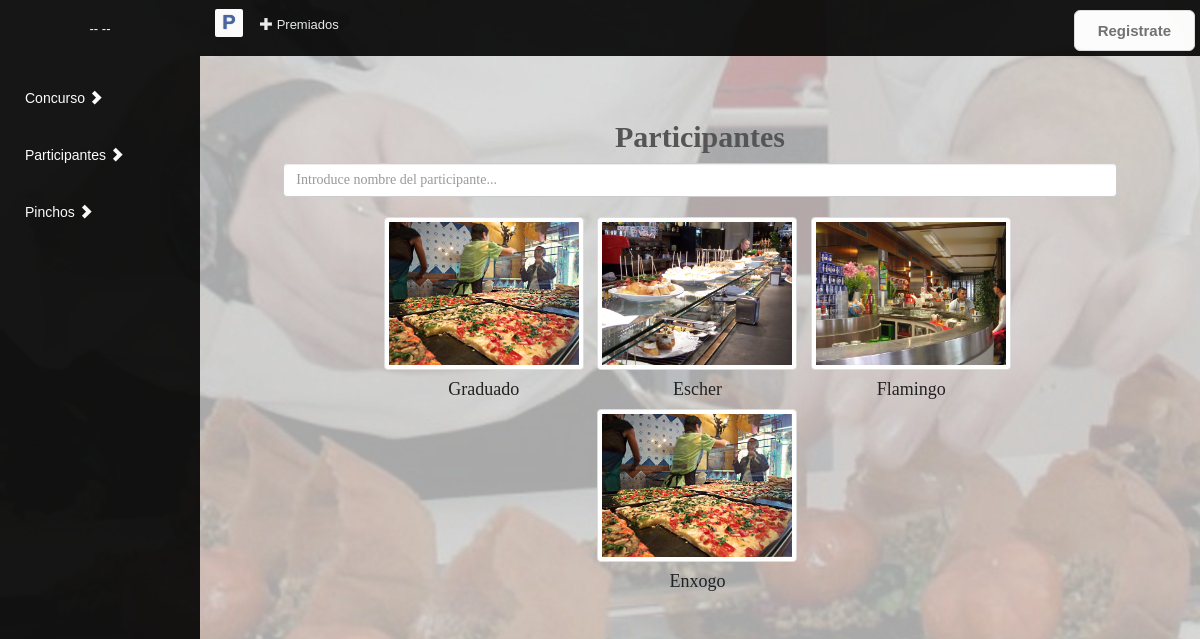
The page /index.php?controller=participante&action=busquedaParticipante on the database its author committed.
### tables this page shows
CREATE TABLE IF NOT EXISTS `participante` (
  `direccionP` VARCHAR(45) NOT NULL,
  `telefonoP` INT NOT NULL,
  `nombreLocalP` VARCHAR(45) NOT NULL,
  `horarioP` VARCHAR(45) NOT NULL,
  `paginaWebP` VARCHAR(45) NOT NULL,
  `fotoP` VARCHAR(45) NOT NULL,
  `usuarioEmail` VARCHAR(45) NOT NULL,
  PRIMARY KEY (`usuarioEmail`),
  FOREIGN KEY (`usuarioEmail`) REFERENCES `usuario` (`emailU`)
  );

### src/core/ViewManager.php (called while the page is built, shortened)
<?php
class ViewManager {
  private $variables = array();
  public function setVariable($varname, $value, $flash=false) {
    $this->variables[$varname] = $value;
  }
  public function getVariable($varname, $default=NULL) {
    if (!isset($this->variables[$varname])) {
      return $default;
    }
    return $this->variables[$varname];
  }
  public function render($controller, $viewname) {
    include(__DIR__."/../view/$controller/$viewname.php");
  }
  private static $viewmanager_singleton = NULL;
  public static function getInstance() {
    if (self::$viewmanager_singleton == null) {
      self::$viewmanager_singleton = new ViewManager();
    }
    return self::$viewmanager_singleton;
  }
}

### src/controller/ParticipanteController.php (called while the page is built, shortened)
<?php
require_once(__DIR__."/../model/Participantes.php");
require_once(__DIR__."/../core/ViewManager.php");
class ParticipanteController extends DBController {
  private $participante;
  public function __construct() {
    $this->participante = new Participantes();
  }
  public function busquedaParticipante(){
    $participantes_array = array();
    if (isset($_POST["datosBusqueda"])){
      $participantes_array = $this->participante->busquedaParticipante($_POST["datosBusqueda"]);
    } else {
      $participantes_array = $this->participante->listarParticipantes();
    }
    $this->view->setVariable("participantes", $participantes_array);
    $this->view->render("vistas", "buscarPart");
  }
}

### src/index.php (called while the page is built, shortened)
<?php
function run() {
  try {
    $controller = loadController($_GET["controller"]);
    $actionName = $_GET["action"];
    $controller->$actionName();
  } catch(Exception $ex) {
    die("An exception occured!!!!!".$ex->getMessage());
  }
}
function loadController($controllerName) {
  return new $controllerClassName();
}
run();
?>

### src/model/Participantes.php (called while the page is built, shortened)
<?php
class Participantes {
  public function listarParticipantes(){
    $db = PDOConnection::getInstance();
    $stmt = $db->prepare("SELECT `participante`.`nombreLocalP`, `participante`.`fotoP`, `participante`.`usuarioEmail` FROM participante, usuario WHERE ((`usuario`.`tipoU` = 'P') AND (`usuario`.`estadoU` = 1)) GROUP BY `participante`.`usuarioEmail`");
    $stmt->execute();
    $users_db = $stmt->fetchAll(PDO::FETCH_ASSOC);
    return $users_db;
  }
}

### src/view/vistas/buscarPart.php (the view, shortened to what this page needs)
<?php
include(__DIR__."/../layouts/inicio.php");
require_once(__DIR__."/../../core/ViewManager.php");
$view = ViewManager::getInstance();
$participantes = $view->getVariable("participantes");
?>
<div class="margensup" >
  <div class="column col-lg-10 col-md-10 col-sm-12 col-xs-12 col-md-offset-1" >
    <h2 class="alineado">Participantes</h2>
    <form class="form-horizontal" role="form" method="POST" action="index.php?controller=participante&action=busquedaParticipante" enctype="multipart/form-data">
      <div class="form-group separarformulario">
        <input class="form-control" placeholder="Introduce nombre del participante..." name="datosBusqueda">
      </div>
    </form>
    <ul class= "list-inline alineado">
      <?php
      foreach ($participantes as $participante): ?>
      <li>
        <a href="index.php?controller=participante&action=consultaParticipante&id=<?=$participante["usuarioEmail"];?>">
          <img src="./resources/img/participantes/<?php echo md5($participante["nombreLocalP"]); ?>.jpg" alt="./resources/img/participantes/<?php echo md5($participante["nombreLocalP"]) ?>.jpg" class="img-thumbnail" height="200" width="200">
          <h4> <?php echo $participante["nombreLocalP"]; ?></h4>
        </a>
      </li>
    <?php endforeach; ?>
  </ul>
</div>
</div>
<?php
include(__DIR__."../../layouts/pie.php");
?>

### src/resources/css/styles.css (style rules this page uses)
.fondo { background-color: #d6d6d6; background-image:url('../img/portada/portadaIn.jpg'); }
html, body { font-family: cursive; font-size:15px; color:#555555; }
a { color:#222222; }
.wrapper:before, .wrapper:after, .column:before, .column:after { content: ""; display: table; }
.wrapper:after, .column:after { clear: both; }
.separarformulario { margin-bottom:20px; }
.column { overflow: auto; *zoom:1; }
.margensup { margin-top:100px; }
.alineado { text-align:center; }
h1,h2,h3 { font-weight:800; }

### rows shown on the page
participante: nombreLocalP "Graduado"
participante: shows a picture, nombreLocalP "Escher"
participante: shows a picture, nombreLocalP "Flamingo"
participante: nombreLocalP "Enxogo"
